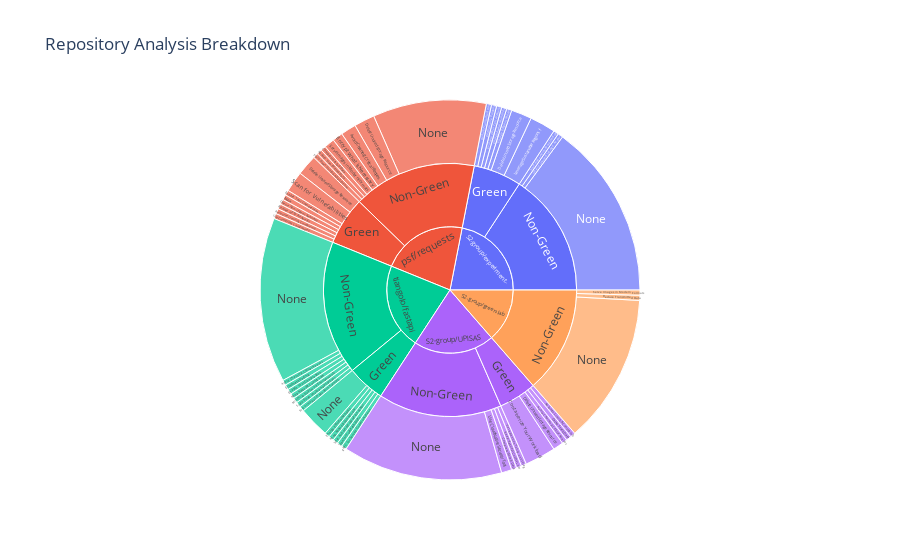
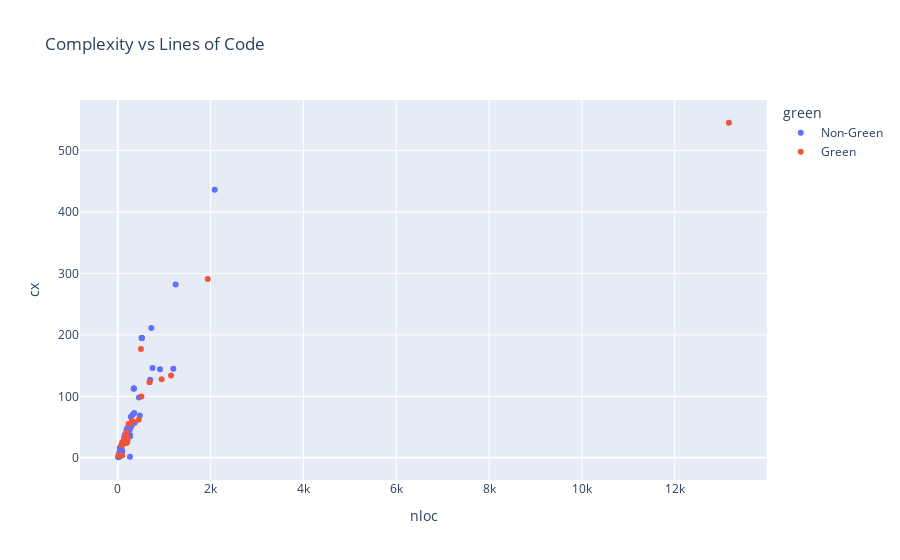

Write notebook code for charts like these, in order.
### Markdown cell above
## Step 14: Interactive Visualization (Plotly)

Interactive charts for deeper exploration.

### Code cell
import plotly.express as px

# Sunburst: Repository -> Green/Non-Green -> Pattern
sun_data = []
for r in results:
    for c in r.get('commits', []):
        cat = 'Green' if c.get('green_aware') else 'Non-Green'
        patterns = c.get('gsf_patterns_matched', [])
        pat = patterns[0] if patterns else 'None'
        sun_data.append({
            'repository': r['name'][:20], 'category': cat,
            'pattern': pat[:30], 'count': 1,
        })

if sun_data:
    df_sun = pd.DataFrame(sun_data)
    fig = px.sunburst(df_sun, path=['repository', 'category', 'pattern'],
                      values='count', title='Repository Analysis Breakdown')
    fig.show()

# Scatter: Complexity vs NLOC
sc = [{'cx': c['total_complexity'], 'nloc': c['total_nloc'],
       'green': 'Green' if c.get('green_aware') else 'Non-Green',
       'repo': c.get('repository', '')}
      for c in all_commits if c.get('total_complexity') and c.get('total_nloc')]

if sc:
    fig2 = px.scatter(pd.DataFrame(sc), x='nloc', y='cx', color='green',
                      hover_data=['repo'],
                      title='Complexity vs Lines of Code')
    fig2.show()

### Figure 1 — Plotly figure (JSON) as saved in the notebook; plotly's stock layout.template omitted (floating-point values rounded to 4 significant figures)
{"data": [{"branchvalues": "total", "domain": {"x": [0, 1], "y": [0, 1]}, "hovertemplate": "labels=%{label}<br>count=%{value}<br>parent=%{parent}<br>id=%{id}<extra></extra>", "ids": ["S2-group/UPISAS/Green/Avoid Chaining Critical Reques", "psf/requests/Non-Green/Avoid Chaining Critical Reques", "tiangolo/fastapi/Non-Green/Avoid Chaining Critical Reques", "S2-group/UPISAS/Green/Cache Static Data", "S2-group/UPISAS/Non-Green/Compress Stored Data", "psf/requests/Non-Green/Compress Stored Data", "S2-group/UPISAS/Green/Containerize Your Workload", "S2-group/UPISAS/Green/Delete Unused Storage Resource", "S2-group/experiment-/Green/Delete Unused Storage Resource", "psf/requests/Green/Delete Unused Storage Resource", "S2-group/experiment-/Non-Green/Delete Unused Storage Resource", "psf/requests/Non-Green/Delete Unused Storage Resource", "tiangolo/fastapi/Non-Green/Eliminate Polling", "psf/requests/Green/Enable Text Compression", "tiangolo/fastapi/Non-Green/Enable Text Compression", "psf/requests/Non-Green/Encrypt What Is Necessary", "S2-group/experiment-/Green/Energy Efficient Models", "tiangolo/fastapi/Green/Energy Efficient Models", "S2-group/experiment-/Green/Energy-Aware Monitoring", "S2-group/experiment-/Green/Evaluate Other CPU Architectur", "tiangolo/fastapi/Green/Keep Request Counts Low", "S2-group/UPISAS/Non-Green/Keep Request Counts Low", "tiangolo/fastapi/Non-Green/Keep Request Counts Low", "S2-group/experiment-/Green/Leverage Sustainable Regions f", "tiangolo/fastapi/Non-Green/Minimize Deployed Environments", "psf/requests/Green/None", "tiangolo/fastapi/Green/None", "S2-group/UPISAS/Non-Green/None", "S2-group/experiment-/Non-Green/None", "S2-group/green-lab/Non-Green/None", "psf/requests/Non-Green/None", "tiangolo/fastapi/Non-Green/None", "S2-group/experiment-/Green/Performance Profiling", "psf/requests/Green/Queue Non-Urgent Requests", "psf/requests/Green/Reduce HTTP Requests", "S2-group/experiment-/Green/Reduce Transmitted Data", "S2-group/green-lab/Non-Green/Reduce Transmitted Data", "psf/requests/Non-Green/Reduce Transmitted Data", "S2-group/UPISAS/Green/Resource Limits & Constraints", "psf/requests/Green/Resource Limits & Constraints", "psf/requests/Non-Green/Scale Down Unused Applications", "tiangolo/fastapi/Non-Green/Scale Down Unused Applications", "tiangolo/fastapi/Green/Scale Kubernetes Workloads Bas", "S2-group/experiment-/Non-Green/Scale Kubernetes Workloads Bas", "psf/requests/Green/Scan for Vulnerabilities", "tiangolo/fastapi/Green/Scan for Vulnerabilities", "S2-group/green-lab/Non-Green/Serve Images in Modern Formats", "psf/requests/Non-Green/Serve Images in Modern Formats", "tiangolo/fastapi/Non-Green/Serve Images in Modern Formats", "S2-group/UPISAS/Non-Green/Set Retention Policy on Storag", "S2-group/UPISAS/Non-Green/Use Cloud Native Security Tool", "psf/requests/Green/Use Compiled Languages", "tiangolo/fastapi/Green/gRPC for Service Communication", "S2-group/UPISAS/Green", "S2-group/experiment-/Green", "psf/requests/Green", "tiangolo/fastapi/Green", "S2-group/UPISAS/Non-Green", "S2-group/experiment-/Non-Green", "S2-group/green-lab/Non-Green", "psf/requests/Non-Green", "tiangolo/fastapi/Non-Green", "S2-group/UPISAS", "S2-group/experiment-", "S2-group/green-lab", "psf/requests", "tiangolo/fastapi"], "labels": ["Avoid Chaining Critical Reques", "Avoid Chaining Critical Reques", "Avoid Chaining Critical Reques", "Cache Static Data", "Compress Stored Data", "Compress Stored Data", "Containerize Your Workload", "Delete Unused Storage Resource", "Delete Unused Storage Resource", "Delete Unused Storage Resource", "Delete Unused Storage Resource", "Delete Unused Storage Resource", "Eliminate Polling", "Enable Text Compression", "Enable Text Compression", "Encrypt What Is Necessary", "Energy Efficient Models", "Energy Efficient Models", "Energy-Aware Monitoring", "Evaluate Other CPU Architectur", "Keep Request Counts Low", "Keep Request Counts Low", "Keep Request Counts Low", "Leverage Sustainable Regions f", "Minimize Deployed Environments", "None", "None", "None", "None", "None", "None", "None", "Performance Profiling", "Queue Non-Urgent Requests", "Reduce HTTP Requests", "Reduce Transmitted Data", "Reduce Transmitted Data", "Reduce Transmitted Data", "Resource Limits & Constraints", "Resource Limits & Constraints", "Scale Down Unused Applications", "Scale Down Unused Applications", "Scale Kubernetes Workloads Bas", "Scale Kubernetes Workloads Bas", "Scan for Vulnerabilities", "Scan for Vulnerabilities", "Serve Images in Modern Formats", "Serve Images in Modern Formats", "Serve Images in Modern Formats", "Set Retention Policy on Storag", "Use Cloud Native Security Tool", "Use Compiled Languages", "gRPC for Service Communication", "Green", "Green", "Green", "Green", "Non-Green", "Non-Green", "Non-Green", "Non-Green", "Non-Green", "S2-group/UPISAS", "S2-group/experiment-", "S2-group/green-lab", "psf/requests", "tiangolo/fastapi"], "name": "", "parents": ["S2-group/UPISAS/Green", "psf/requests/Non-Green", "tiangolo/fastapi/Non-Green", "S2-group/UPISAS/Green", "S2-group/UPISAS/Non-Green", "psf/requests/Non-Green", "S2-group/UPISAS/Green", "S2-group/UPISAS/Green", "S2-group/experiment-/Green", "psf/requests/Green", "S2-group/experiment-/Non-Green", "psf/requests/Non-Green", "tiangolo/fastapi/Non-Green", "psf/requests/Green", "tiangolo/fastapi/Non-Green", "psf/requests/Non-Green", "S2-group/experiment-/Green", "tiangolo/fastapi/Green", "S2-group/experiment-/Green", "S2-group/experiment-/Green", "tiangolo/fastapi/Green", "S2-group/UPISAS/Non-Green", "tiangolo/fastapi/Non-Green", "S2-group/experiment-/Green", "tiangolo/fastapi/Non-Green", "psf/requests/Green", "tiangolo/fastapi/Green", "S2-group/UPISAS/Non-Green", "S2-group/experiment-/Non-Green", "S2-group/green-lab/Non-Green", "psf/requests/Non-Green", "tiangolo/fastapi/Non-Green", "S2-group/experiment-/Green", "psf/requests/Green", "psf/requests/Green", "S2-group/experiment-/Green", "S2-group/green-lab/Non-Green", "psf/requests/Non-Green", "S2-group/UPISAS/Green", "psf/requests/Green", "psf/requests/Non-Green", "tiangolo/fastapi/Non-Green", "tiangolo/fastapi/Green", "S2-group/experiment-/Non-Green", "psf/requests/Green", "tiangolo/fastapi/Green", "S2-group/green-lab/Non-Green", "psf/requests/Non-Green", "tiangolo/fastapi/Non-Green", "S2-group/UPISAS/Non-Green", "S2-group/UPISAS/Non-Green", "psf/requests/Green", "tiangolo/fastapi/Green", "S2-group/UPISAS", "S2-group/experiment-", "psf/requests", "tiangolo/fastapi", "S2-group/UPISAS", "S2-group/experiment-", "S2-group/green-lab", "psf/requests", "tiangolo/fastapi", "", "", "", "", ""], "type": "sunburst", "values": [1, 3, 1, 1, 1, 1, 6, 2, 4, 4, 1, 4, 1, 1, 1, 2, 1, 1, 1, 1, 1, 1, 1, 5, 1, 1, 6, 31, 34, 29, 22, 32, 1, 1, 1, 1, 1, 1, 1, 1, 1, 1, 1, 1, 4, 1, 1, 2, 1, 1, 2, 1, 1, 11, 14, 14, 11, 36, 36, 31, 36, 39, 47, 50, 31, 50, 50]}], "layout": {"legend": {"tracegroupgap": 0}, "title": {"text": "Repository Analysis Breakdown"}}}

### Figure 2 — Plotly figure (JSON) as saved in the notebook; plotly's stock layout.template omitted (floating-point values rounded to 4 significant figures)
{"data": [{"customdata": [["S2-group/UPISAS"], ["S2-group/UPISAS"], ["S2-group/UPISAS"], ["S2-group/UPISAS"], ["S2-group/UPISAS"], ["S2-group/UPISAS"], ["S2-group/UPISAS"], ["S2-group/UPISAS"], ["S2-group/UPISAS"], ["S2-group/UPISAS"], ["S2-group/UPISAS"], ["S2-group/UPISAS"], ["S2-group/UPISAS"], ["S2-group/UPISAS"], ["S2-group/UPISAS"], ["S2-group/UPISAS"], ["S2-group/UPISAS"], ["S2-group/UPISAS"], ["S2-group/UPISAS"], ["S2-group/UPISAS"], ["S2-group/UPISAS"], ["S2-group/UPISAS"], ["S2-group/UPISAS"], ["S2-group/UPISAS"], ["S2-group/UPISAS"], ["S2-group/experiment-runner"], ["S2-group/experiment-runner"], ["S2-group/experiment-runner"], ["S2-group/experiment-runner"], ["S2-group/experiment-runner"], ["S2-group/experiment-runner"], ["S2-group/experiment-runner"], ["S2-group/experiment-runner"], ["S2-group/experiment-runner"], ["S2-group/experiment-runner"], ["S2-group/experiment-runner"], ["S2-group/experiment-runner"], ["S2-group/experiment-runner"], ["S2-group/experiment-runner"], ["S2-group/experiment-runner"], ["S2-group/experiment-runner"], ["S2-group/experiment-runner"], ["S2-group/experiment-runner"], ["S2-group/experiment-runner"], ["S2-group/experiment-runner"], ["S2-group/experiment-runner"], ["S2-group/experiment-runner"], ["psf/requests"], ["psf/requests"], ["psf/requests"], ["psf/requests"], ["psf/requests"], ["psf/requests"], ["psf/requests"], ["psf/requests"], ["psf/requests"], ["psf/requests"], ["psf/requests"], ["psf/requests"], ["S2-group/green-lab"], ["tiangolo/fastapi"], ["tiangolo/fastapi"], ["tiangolo/fastapi"], ["tiangolo/fastapi"], ["tiangolo/fastapi"], ["tiangolo/fastapi"], ["tiangolo/fastapi"], ["tiangolo/fastapi"], ["tiangolo/fastapi"], ["tiangolo/fastapi"]], "hovertemplate": "green=Non-Green<br>nloc=%{x}<br>cx=%{y}<br>repo=%{customdata[0]}<extra></extra>", "legendgroup": "Non-Green", "marker": {"color": "#636efa", "symbol": "circle"}, "mode": "markers", "name": "Non-Green", "orientation": "v", "showlegend": true, "type": "scatter", "x": [80, 191, 108, 209, 49, 257, 235, 77, 473, 57, 193, 45, 295, 284, 97, 364, 221, 263, 156, 455, 110, 68, 68, 318, 220, 2088, 697, 29, 29, 44, 62, 44, 102, 268, 63, 217, 195, 148, 64, 151, 12, 6, 148, 49, 63, 250, 352, 92, 343, 722, 281, 1246, 32, 65, 516, 346, 516, 516, 346, 38, 189, 19, 77, 35, 1197, 749, 267, 909, 58, 262], "xaxis": "x", "y": [8, 44, 25, 48, 10, 46, 52, 14, 69, 11, 40, 9, 52, 55, 11, 57, 40, 37, 36, 98, 26, 18, 18, 70, 41, 436, 127, 2, 2, 16, 11, 16, 23, 49, 11, 35, 47, 24, 12, 37, 2, 1, 24, 15, 11, 36, 73, 25, 113, 211, 67, 282, 4, 5, 195, 113, 195, 195, 113, 10, 44, 4, 15, 7, 145, 146, 35, 144, 12, 2], "yaxis": "y"}, {"customdata": [["S2-group/UPISAS"], ["S2-group/UPISAS"], ["S2-group/UPISAS"], ["S2-group/UPISAS"], ["S2-group/UPISAS"], ["S2-group/UPISAS"], ["S2-group/UPISAS"], ["S2-group/UPISAS"], ["S2-group/UPISAS"], ["S2-group/UPISAS"], ["S2-group/experiment-runner"], ["S2-group/experiment-runner"], ["S2-group/experiment-runner"], ["S2-group/experiment-runner"], ["S2-group/experiment-runner"], ["S2-group/experiment-runner"], ["S2-group/experiment-runner"], ["S2-group/experiment-runner"], ["S2-group/experiment-runner"], ["S2-group/experiment-runner"], ["psf/requests"], ["psf/requests"], ["psf/requests"], ["tiangolo/fastapi"], ["tiangolo/fastapi"], ["tiangolo/fastapi"], ["tiangolo/fastapi"], ["tiangolo/fastapi"], ["tiangolo/fastapi"], ["tiangolo/fastapi"]], "hovertemplate": "green=Green<br>nloc=%{x}<br>cx=%{y}<br>repo=%{customdata[0]}<extra></extra>", "legendgroup": "Green", "marker": {"color": "#EF553B", "symbol": "circle"}, "mode": "markers", "name": "Green", "orientation": "v", "showlegend": true, "type": "scatter", "x": [136, 187, 450, 323, 143, 508, 117, 107, 121, 118, 206, 302, 232, 93, 137, 173, 187, 77, 683, 133, 95, 1938, 498, 68, 1147, 203, 19, 944, 211, 13168], "xaxis": "x", "y": [33, 41, 62, 59, 28, 100, 25, 25, 26, 26, 28, 60, 55, 21, 29, 36, 24, 21, 123, 28, 4, 291, 177, 4, 134, 26, 4, 128, 32, 545], "yaxis": "y"}], "layout": {"legend": {"title": {"text": "green"}, "tracegroupgap": 0}, "title": {"text": "Complexity vs Lines of Code"}, "xaxis": {"anchor": "y", "domain": [0, 1], "title": {"text": "nloc"}}, "yaxis": {"anchor": "x", "domain": [0, 1], "title": {"text": "cx"}}}}
